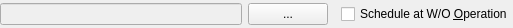
<?xml version="1.0" encoding="UTF-8"?>
<ui version="4.0">
 <class>bomItemAddend</class>
 <widget class="QWidget" name="bomItemAddend">
  <property name="geometry">
   <rect>
    <x>0</x>
    <y>0</y>
    <width>513</width>
    <height>28</height>
   </rect>
  </property>
  <property name="sizePolicy">
   <sizepolicy hsizetype="Expanding" vsizetype="Preferred">
    <horstretch>0</horstretch>
    <verstretch>0</verstretch>
   </sizepolicy>
  </property>
  <property name="windowTitle">
   <string>Form</string>
  </property>
  <layout class="QHBoxLayout" name="horizontalLayout">
   <property name="margin">
    <number>0</number>
   </property>
   <item>
    <layout class="QHBoxLayout">
     <property name="spacing">
      <number>6</number>
     </property>
     <item>
      <widget class="XLineEdit" name="_usedAt">
       <property name="enabled">
        <bool>false</bool>
       </property>
      </widget>
     </item>
     <item>
      <widget class="QPushButton" name="_booitemList">
       <property name="text">
        <string>...</string>
       </property>
      </widget>
     </item>
    </layout>
   </item>
   <item>
    <spacer name="spacer">
     <property name="orientation">
      <enum>Qt::Horizontal</enum>
     </property>
     <property name="sizeType">
      <enum>QSizePolicy::Fixed</enum>
     </property>
     <property name="sizeHint" stdset="0">
      <size>
       <width>7</width>
       <height>18</height>
      </size>
     </property>
    </spacer>
   </item>
   <item>
    <widget class="QCheckBox" name="_scheduleAtWooper">
     <property name="text">
      <string>Schedule at W/O &amp;Operation</string>
     </property>
    </widget>
   </item>
  </layout>
 </widget>
 <customwidgets>
  <customwidget>
   <class>XLineEdit</class>
   <extends>QLineEdit</extends>
   <header>xlineedit.h</header>
  </customwidget>
 </customwidgets>
 <resources/>
 <connections/>
</ui>
